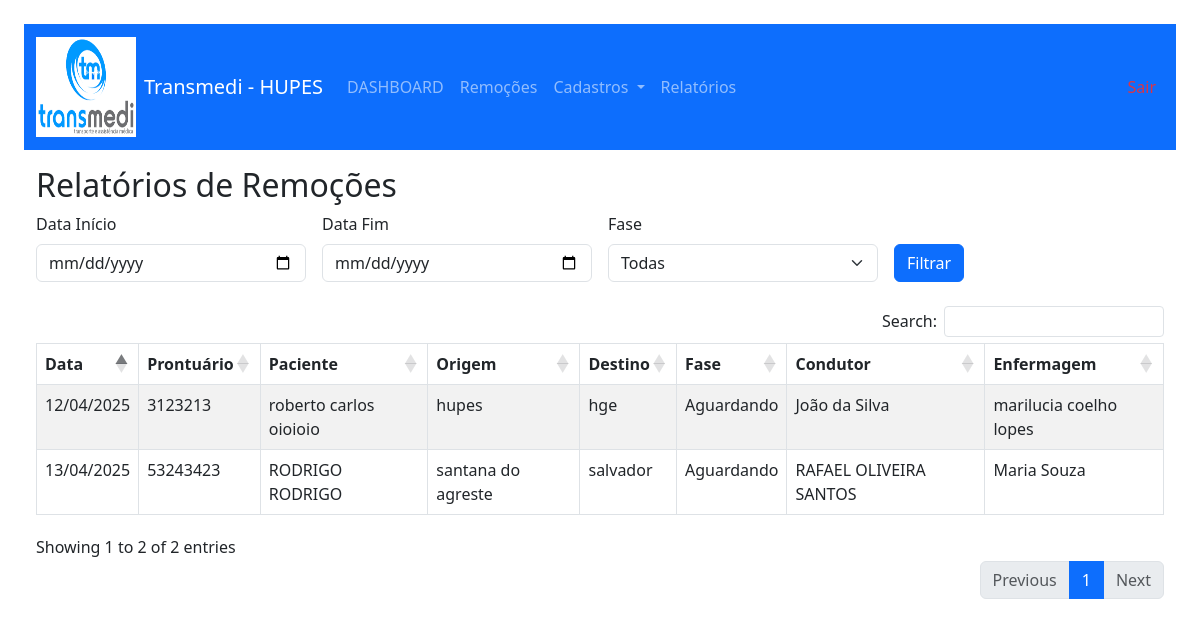
The app's page /relatorio.php (signed in) with its own data.
### tables this page shows
CREATE TABLE `planilha_hupes` (
  `id` int NOT NULL AUTO_INCREMENT,
  `TIPO` varchar(255) DEFAULT NULL,
  `SERVICO` varchar(255) DEFAULT NULL,
  `CHAMADO` varchar(255) DEFAULT NULL,
  `ORIGEM` varchar(255) DEFAULT NULL,
  `DESTINO` varchar(255) DEFAULT NULL,
  `PRONTUARIO` varchar(255) DEFAULT NULL,
  `NOME_PACIENTE` varchar(255) DEFAULT NULL,
  `CONDUTOR` varchar(255) DEFAULT NULL,
  `ENFERMAGEM` varchar(255) DEFAULT NULL,
  `KM` varchar(255) DEFAULT NULL,
  `SAÍDA` varchar(255) DEFAULT NULL,
  `CHEGADA` varchar(255) DEFAULT NULL,
  `TEMPO_TOTAL` varchar(255) DEFAULT NULL,
  `VALOR_UNIT` varchar(255) DEFAULT NULL,
  `VALOR_TOTAL` varchar(255) DEFAULT NULL,
  `OCORRENCIAS` varchar(255) DEFAULT NULL,
  `FASE` varchar(255) DEFAULT NULL,
  `USUARIO` varchar(255) DEFAULT NULL,
  `data_remocao` date DEFAULT NULL,
  PRIMARY KEY (`id`)
);

### relatorio.php (the view, shortened to what this page needs)
<?php
include 'header.php';
include 'db.php';
$data_ini = $_GET['data_ini'] ?? '';
$data_fim = $_GET['data_fim'] ?? '';
$sql = "SELECT * FROM planilha_hupes WHERE 1";
$sql .= " ORDER BY data_remocao DESC";
$result = mysqli_query($conn, $sql);
?>
<!DOCTYPE html>
<html lang="pt-br">
<head>
  <link href="https://cdn.jsdelivr.net/npm/bootstrap@5.3.0/dist/css/bootstrap.min.css" rel="stylesheet">
  <link rel="stylesheet" href="https://cdn.datatables.net/1.13.4/css/dataTables.bootstrap5.min.css">
  <link rel="stylesheet" href="https://cdn.datatables.net/buttons/2.4.1/css/buttons.bootstrap5.min.css">
</head>
<body class="container-fluid p-4">
<h2>Relatórios de Remoções</h2>
<form method="get" class="row g-3 mb-4">
  <div class="col-md-3">
    <label class="form-label">Data Início</label>
    <input type="date" name="data_ini" value="<?= htmlspecialchars($data_ini) ?>" class="form-control">
  </div>
  <div class="col-md-3">
    <label class="form-label">Data Fim</label>
    <input type="date" name="data_fim" value="<?= htmlspecialchars($data_fim) ?>" class="form-control">
  </div>
  <div class="col-md-3">
    <label class="form-label">Fase</label>
    <select name="fase" class="form-select">
      <option value="">Todas</option>
    </select>
  </div>
  <div class="col-md-3 d-flex align-items-end">
    <button class="btn btn-primary" type="submit">Filtrar</button>
  </div>
</form>
<table id="tabela" class="table table-bordered table-striped">
  <thead>
    <tr>
      <th>Data</th>
      <th>Prontuário</th>
      <th>Paciente</th>
      <th>Origem</th>
      <th>Destino</th>
      <th>Fase</th>
      <th>Condutor</th>
      <th>Enfermagem</th>
    </tr>
  </thead>
  <tbody>
    <?php while($row = mysqli_fetch_assoc($result)): ?>
      <tr>
        <td><?= date('d/m/Y', strtotime($row['data_remocao'])) ?></td>
        <td><?= htmlspecialchars($row['PRONTUARIO']) ?></td>
        <td><?= htmlspecialchars($row['NOME_PACIENTE']) ?></td>
        <td><?= htmlspecialchars($row['ORIGEM']) ?></td>
        <td><?= htmlspecialchars($row['DESTINO']) ?></td>
        <td><?= htmlspecialchars($row['FASE']) ?></td>
        <td><?= htmlspecialchars($row['CONDUTOR']) ?></td>
        <td><?= htmlspecialchars($row['ENFERMAGEM']) ?></td>
      </tr>
    <?php endwhile; ?>
  </tbody>
</table>
<?php include 'footer.php'; ?>
</body>
</html>

### header.php (shortened to what this page needs)
<!DOCTYPE html>
<html lang="pt-br">
<head>
  <link href="https://cdn.jsdelivr.net/npm/bootstrap@5.3.0/dist/css/bootstrap.min.css" rel="stylesheet">
  <link rel="stylesheet" href="https://cdn.datatables.net/1.13.4/css/dataTables.bootstrap5.min.css">
  <link rel="stylesheet" href="https://cdn.datatables.net/buttons/2.4.1/css/buttons.bootstrap5.min.css">
</head>
<body>
<?php include 'menu_superior.php'; ?>
<div class="container-fluid mt-3">

### menu_superior.php (shortened to what this page needs)
<nav class="navbar navbar-expand-lg navbar-dark bg-primary">
  <div class="container-fluid">
  <a class="navbar-brand d-flex align-items-center gap-2" href="<?= BASE_URL ?>index.php">
  <img src="<?= BASE_URL ?>transmedi.png" alt="Logo" width="100" height="100">
  <span>Transmedi - HUPES</span>
</a>
    <div class="collapse navbar-collapse" id="navbarNavDropdown">
      <ul class="navbar-nav me-auto ">
        <li class="nav-item">
          <a class="nav-link" href="<?= BASE_URL ?>dashboard.php">DASHBOARD</a>
        </li>
        <li class="nav-item">
          <a class="nav-link" href="<?= BASE_URL ?>index.php">Remoções</a>
        </li>
        <li class="nav-item dropdown">
          <a class="nav-link dropdown-toggle" href="#" id="navbarDropdownCadastro" role="button" data-bs-toggle="dropdown" aria-expanded="false">
            Cadastros
          </a>
        </li>
        <li class="nav-item">
          <a class="nav-link" href="<?= BASE_URL ?>relatorio.php">Relatórios</a>
        </li>
      </ul>
      <ul class="navbar-nav">
        <li class="nav-item">
          <a class="nav-link text-danger" href="<?= BASE_URL ?>logout.php">Sair</a>
        </li>
      </ul>
    </div>
  </div>
</nav>

### footer.php (shortened to what this page needs)
</div>
</body>
</html>

### records on screen
planilha_hupes: data_remocao "13/04/2025", PRONTUARIO "53243423", NOME_PACIENTE "RODRIGO RODRIGO", ORIGEM "santana do agreste", DESTINO "salvador", FASE "Aguardando", CONDUTOR "RAFAEL OLIVEIRA SANTOS", ENFERMAGEM "Maria Souza"
planilha_hupes: data_remocao "12/04/2025", PRONTUARIO "3123213", NOME_PACIENTE "roberto carlos oioioio", ORIGEM "hupes", DESTINO "hge", FASE "Aguardando", CONDUTOR "João da Silva", ENFERMAGEM "marilucia coelho lopes"
